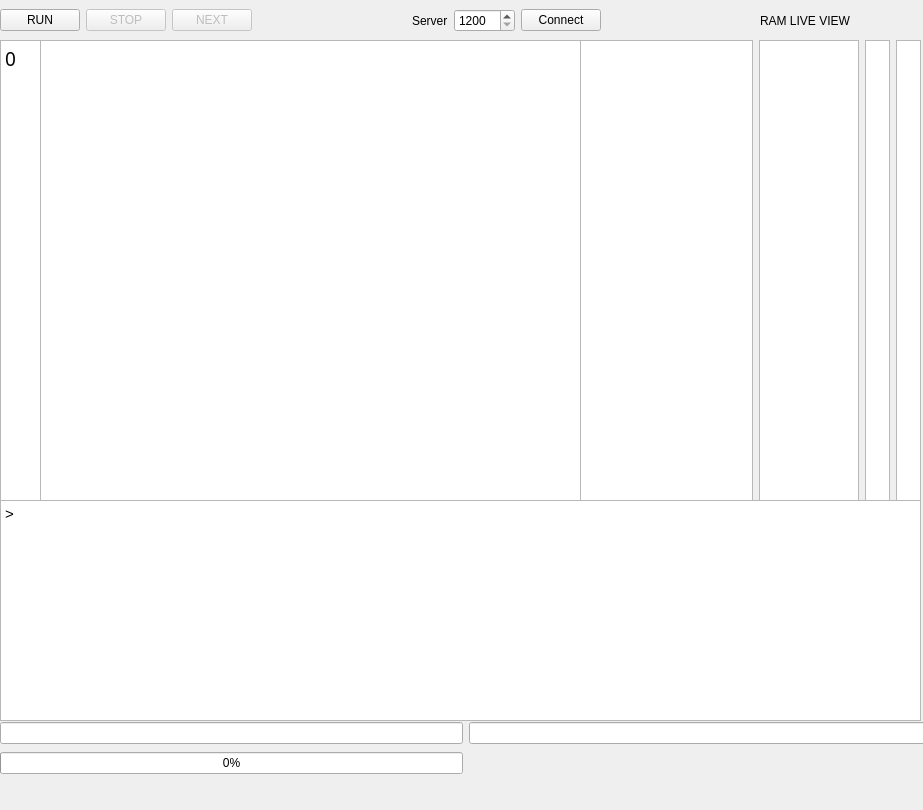
<?xml version="1.0" encoding="UTF-8"?>
<ui version="4.0">
 <class>MainWindow</class>
 <widget class="QMainWindow" name="MainWindow">
  <property name="geometry">
   <rect>
    <x>0</x>
    <y>0</y>
    <width>923</width>
    <height>810</height>
   </rect>
  </property>
  <property name="windowTitle">
   <string>C!-IDE</string>
  </property>
  <widget class="QWidget" name="centralwidget">
   <widget class="QWidget" name="horizontalLayoutWidget_2">
    <property name="geometry">
     <rect>
      <x>0</x>
      <y>0</y>
      <width>921</width>
      <height>41</height>
     </rect>
    </property>
    <layout class="QHBoxLayout" name="horizontalLayout_2">
     <item>
      <layout class="QHBoxLayout" name="horizontalLayout">
       <item>
        <widget class="QPushButton" name="BTN_RUN">
         <property name="text">
          <string>RUN</string>
         </property>
        </widget>
       </item>
       <item>
        <widget class="QPushButton" name="BTN_STOP">
         <property name="enabled">
          <bool>false</bool>
         </property>
         <property name="text">
          <string>STOP</string>
         </property>
        </widget>
       </item>
       <item>
        <widget class="QPushButton" name="BTN_NEXT">
         <property name="enabled">
          <bool>false</bool>
         </property>
         <property name="text">
          <string>NEXT</string>
         </property>
        </widget>
       </item>
       <item>
        <spacer name="horizontalSpacer">
         <property name="orientation">
          <enum>Qt::Horizontal</enum>
         </property>
         <property name="sizeType">
          <enum>QSizePolicy::Expanding</enum>
         </property>
         <property name="sizeHint" stdset="0">
          <size>
           <width>80</width>
           <height>20</height>
          </size>
         </property>
        </spacer>
       </item>
       <item>
        <widget class="QLabel" name="label_2">
         <property name="text">
          <string>Server</string>
         </property>
        </widget>
       </item>
       <item>
        <widget class="QSpinBox" name="port">
         <property name="minimum">
          <number>1200</number>
         </property>
         <property name="maximum">
          <number>20000</number>
         </property>
         <property name="value">
          <number>1200</number>
         </property>
        </widget>
       </item>
       <item>
        <widget class="QPushButton" name="connect">
         <property name="text">
          <string>Connect</string>
         </property>
        </widget>
       </item>
       <item>
        <spacer name="horizontalSpacer_3">
         <property name="orientation">
          <enum>Qt::Horizontal</enum>
         </property>
         <property name="sizeHint" stdset="0">
          <size>
           <width>40</width>
           <height>20</height>
          </size>
         </property>
        </spacer>
       </item>
       <item>
        <widget class="QLabel" name="label">
         <property name="text">
          <string>RAM LIVE VIEW</string>
         </property>
        </widget>
       </item>
       <item>
        <spacer name="horizontalSpacer_2">
         <property name="orientation">
          <enum>Qt::Horizontal</enum>
         </property>
         <property name="sizeType">
          <enum>QSizePolicy::Maximum</enum>
         </property>
         <property name="sizeHint" stdset="0">
          <size>
           <width>70</width>
           <height>20</height>
          </size>
         </property>
        </spacer>
       </item>
      </layout>
     </item>
    </layout>
   </widget>
   <widget class="QWidget" name="verticalLayoutWidget">
    <property name="geometry">
     <rect>
      <x>0</x>
      <y>40</y>
      <width>72</width>
      <height>461</height>
     </rect>
    </property>
    <layout class="QVBoxLayout" name="verticalLayout">
     <item>
      <widget class="QTextEdit" name="NUM_LINE">
       <property name="enabled">
        <bool>true</bool>
       </property>
       <property name="font">
        <font>
         <family>Source Code Pro</family>
         <pointsize>14</pointsize>
        </font>
       </property>
       <property name="layoutDirection">
        <enum>Qt::RightToLeft</enum>
       </property>
       <property name="autoFillBackground">
        <bool>false</bool>
       </property>
       <property name="readOnly">
        <bool>true</bool>
       </property>
       <property name="html">
        <string>&lt;!DOCTYPE HTML PUBLIC &quot;-//W3C//DTD HTML 4.0//EN&quot; &quot;http://www.w3.org/TR/REC-html40/strict.dtd&quot;&gt;
&lt;html&gt;&lt;head&gt;&lt;meta name=&quot;qrichtext&quot; content=&quot;1&quot; /&gt;&lt;style type=&quot;text/css&quot;&gt;
p, li { white-space: pre-wrap; }
&lt;/style&gt;&lt;/head&gt;&lt;body style=&quot; font-family:'Source Code Pro'; font-size:14pt; font-weight:400; font-style:normal;&quot;&gt;
&lt;p style=&quot; margin-top:0px; margin-bottom:0px; margin-left:0px; margin-right:0px; -qt-block-indent:0; text-indent:0px;&quot;&gt;0&lt;/p&gt;&lt;/body&gt;&lt;/html&gt;</string>
       </property>
      </widget>
     </item>
    </layout>
   </widget>
   <widget class="QWidget" name="verticalLayoutWidget_2">
    <property name="geometry">
     <rect>
      <x>40</x>
      <y>40</y>
      <width>541</width>
      <height>461</height>
     </rect>
    </property>
    <layout class="QVBoxLayout" name="verticalLayout_2">
     <item>
      <widget class="QTextEdit" name="TEXT_CODE">
       <property name="font">
        <font>
         <pointsize>14</pointsize>
        </font>
       </property>
       <property name="textInteractionFlags">
        <set>Qt::LinksAccessibleByKeyboard|Qt::LinksAccessibleByMouse|Qt::TextBrowserInteraction|Qt::TextEditable|Qt::TextEditorInteraction|Qt::TextSelectableByKeyboard|Qt::TextSelectableByMouse</set>
       </property>
      </widget>
     </item>
    </layout>
   </widget>
   <widget class="QWidget" name="horizontalLayoutWidget_3">
    <property name="geometry">
     <rect>
      <x>580</x>
      <y>40</y>
      <width>341</width>
      <height>461</height>
     </rect>
    </property>
    <layout class="QHBoxLayout" name="horizontalLayout_3">
     <item>
      <widget class="QTextEdit" name="RAM_memory">
       <property name="enabled">
        <bool>true</bool>
       </property>
       <property name="sizePolicy">
        <sizepolicy hsizetype="Expanding" vsizetype="Expanding">
         <horstretch>100</horstretch>
         <verstretch>0</verstretch>
        </sizepolicy>
       </property>
       <property name="minimumSize">
        <size>
         <width>100</width>
         <height>0</height>
        </size>
       </property>
       <property name="maximumSize">
        <size>
         <width>1000</width>
         <height>16777215</height>
        </size>
       </property>
       <property name="font">
        <font>
         <pointsize>14</pointsize>
        </font>
       </property>
       <property name="readOnly">
        <bool>true</bool>
       </property>
       <property name="html">
        <string>&lt;!DOCTYPE HTML PUBLIC &quot;-//W3C//DTD HTML 4.0//EN&quot; &quot;http://www.w3.org/TR/REC-html40/strict.dtd&quot;&gt;
&lt;html&gt;&lt;head&gt;&lt;meta name=&quot;qrichtext&quot; content=&quot;1&quot; /&gt;&lt;style type=&quot;text/css&quot;&gt;
p, li { white-space: pre-wrap; }
&lt;/style&gt;&lt;/head&gt;&lt;body style=&quot; font-family:'Ubuntu'; font-size:14pt; font-weight:400; font-style:normal;&quot;&gt;
&lt;p style=&quot;-qt-paragraph-type:empty; margin-top:0px; margin-bottom:0px; margin-left:0px; margin-right:0px; -qt-block-indent:0; text-indent:0px;&quot;&gt;&lt;br /&gt;&lt;/p&gt;&lt;/body&gt;&lt;/html&gt;</string>
       </property>
      </widget>
     </item>
     <item>
      <widget class="QTextEdit" name="RAM_var">
       <property name="enabled">
        <bool>true</bool>
       </property>
       <property name="minimumSize">
        <size>
         <width>100</width>
         <height>0</height>
        </size>
       </property>
       <property name="maximumSize">
        <size>
         <width>50</width>
         <height>16777215</height>
        </size>
       </property>
       <property name="font">
        <font>
         <pointsize>14</pointsize>
        </font>
       </property>
       <property name="readOnly">
        <bool>true</bool>
       </property>
      </widget>
     </item>
     <item>
      <widget class="QTextEdit" name="RAM_value">
       <property name="enabled">
        <bool>true</bool>
       </property>
       <property name="minimumSize">
        <size>
         <width>25</width>
         <height>0</height>
        </size>
       </property>
       <property name="maximumSize">
        <size>
         <width>25</width>
         <height>16777215</height>
        </size>
       </property>
       <property name="font">
        <font>
         <pointsize>14</pointsize>
        </font>
       </property>
       <property name="readOnly">
        <bool>true</bool>
       </property>
      </widget>
     </item>
     <item>
      <widget class="QTextEdit" name="RAM_ref">
       <property name="enabled">
        <bool>true</bool>
       </property>
       <property name="minimumSize">
        <size>
         <width>25</width>
         <height>0</height>
        </size>
       </property>
       <property name="maximumSize">
        <size>
         <width>25</width>
         <height>16777215</height>
        </size>
       </property>
       <property name="font">
        <font>
         <pointsize>14</pointsize>
        </font>
       </property>
       <property name="readOnly">
        <bool>true</bool>
       </property>
      </widget>
     </item>
    </layout>
   </widget>
   <widget class="QWidget" name="verticalLayoutWidget_3">
    <property name="geometry">
     <rect>
      <x>0</x>
      <y>500</y>
      <width>921</width>
      <height>221</height>
     </rect>
    </property>
    <layout class="QVBoxLayout" name="verticalLayout_3">
     <item>
      <widget class="QTextEdit" name="CMD_TEXT">
       <property name="readOnly">
        <bool>true</bool>
       </property>
       <property name="html">
        <string>&lt;!DOCTYPE HTML PUBLIC &quot;-//W3C//DTD HTML 4.0//EN&quot; &quot;http://www.w3.org/TR/REC-html40/strict.dtd&quot;&gt;
&lt;html&gt;&lt;head&gt;&lt;meta name=&quot;qrichtext&quot; content=&quot;1&quot; /&gt;&lt;style type=&quot;text/css&quot;&gt;
p, li { white-space: pre-wrap; }
&lt;/style&gt;&lt;/head&gt;&lt;body style=&quot; font-family:'Ubuntu'; font-size:11pt; font-weight:400; font-style:normal;&quot;&gt;
&lt;p style=&quot; margin-top:0px; margin-bottom:0px; margin-left:0px; margin-right:0px; -qt-block-indent:0; text-indent:0px;&quot;&gt;&amp;gt;&lt;/p&gt;&lt;/body&gt;&lt;/html&gt;</string>
       </property>
      </widget>
     </item>
    </layout>
   </widget>
   <widget class="QWidget" name="gridLayoutWidget">
    <property name="geometry">
     <rect>
      <x>0</x>
      <y>720</y>
      <width>931</width>
      <height>58</height>
     </rect>
    </property>
    <layout class="QGridLayout" name="gridLayout">
     <item row="1" column="1">
      <widget class="QLineEdit" name="CLEAR">
       <property name="enabled">
        <bool>true</bool>
       </property>
       <property name="readOnly">
        <bool>true</bool>
       </property>
      </widget>
     </item>
     <item row="1" column="0">
      <widget class="QLineEdit" name="APLICATION_LOG">
       <property name="enabled">
        <bool>true</bool>
       </property>
       <property name="readOnly">
        <bool>true</bool>
       </property>
      </widget>
     </item>
     <item row="3" column="0">
      <widget class="QProgressBar" name="ProgressBar">
       <property name="value">
        <number>0</number>
       </property>
      </widget>
     </item>
    </layout>
   </widget>
  </widget>
 </widget>
 <resources/>
 <connections/>
</ui>
